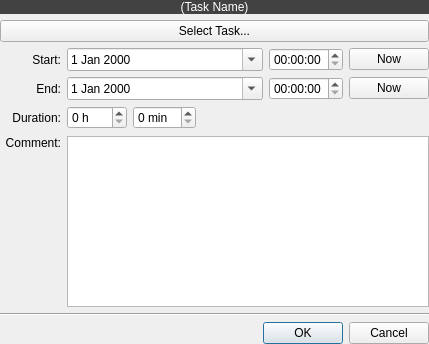
<ui version="4.0" >
 <class>EventEditor</class>
 <widget class="QDialog" name="EventEditor" >
  <property name="geometry" >
   <rect>
    <x>0</x>
    <y>0</y>
    <width>429</width>
    <height>344</height>
   </rect>
  </property>
  <property name="windowTitle" >
   <string>Edit Event</string>
  </property>
  <layout class="QGridLayout" name="gridLayout" >
   <property name="margin" >
    <number>0</number>
   </property>
   <item row="0" column="0" colspan="6" >
    <layout class="QHBoxLayout" name="horizontalLayout_8" >
     <item>
      <widget class="QLabel" name="labelTaskName" >
       <property name="sizePolicy" >
        <sizepolicy vsizetype="Preferred" hsizetype="MinimumExpanding" >
         <horstretch>0</horstretch>
         <verstretch>1</verstretch>
        </sizepolicy>
       </property>
       <property name="palette" >
        <palette>
         <active>
          <colorrole role="WindowText" >
           <brush brushstyle="SolidPattern" >
            <color alpha="255" >
             <red>255</red>
             <green>255</green>
             <blue>255</blue>
            </color>
           </brush>
          </colorrole>
          <colorrole role="Button" >
           <brush brushstyle="SolidPattern" >
            <color alpha="255" >
             <red>66</red>
             <green>66</green>
             <blue>66</blue>
            </color>
           </brush>
          </colorrole>
          <colorrole role="Light" >
           <brush brushstyle="SolidPattern" >
            <color alpha="255" >
             <red>99</red>
             <green>99</green>
             <blue>99</blue>
            </color>
           </brush>
          </colorrole>
          <colorrole role="Midlight" >
           <brush brushstyle="SolidPattern" >
            <color alpha="255" >
             <red>82</red>
             <green>82</green>
             <blue>82</blue>
            </color>
           </brush>
          </colorrole>
          <colorrole role="Dark" >
           <brush brushstyle="SolidPattern" >
            <color alpha="255" >
             <red>33</red>
             <green>33</green>
             <blue>33</blue>
            </color>
           </brush>
          </colorrole>
          <colorrole role="Mid" >
           <brush brushstyle="SolidPattern" >
            <color alpha="255" >
             <red>44</red>
             <green>44</green>
             <blue>44</blue>
            </color>
           </brush>
          </colorrole>
          <colorrole role="Text" >
           <brush brushstyle="SolidPattern" >
            <color alpha="255" >
             <red>255</red>
             <green>255</green>
             <blue>255</blue>
            </color>
           </brush>
          </colorrole>
          <colorrole role="BrightText" >
           <brush brushstyle="SolidPattern" >
            <color alpha="255" >
             <red>255</red>
             <green>255</green>
             <blue>255</blue>
            </color>
           </brush>
          </colorrole>
          <colorrole role="ButtonText" >
           <brush brushstyle="SolidPattern" >
            <color alpha="255" >
             <red>255</red>
             <green>255</green>
             <blue>255</blue>
            </color>
           </brush>
          </colorrole>
          <colorrole role="Base" >
           <brush brushstyle="SolidPattern" >
            <color alpha="255" >
             <red>0</red>
             <green>0</green>
             <blue>0</blue>
            </color>
           </brush>
          </colorrole>
          <colorrole role="Window" >
           <brush brushstyle="SolidPattern" >
            <color alpha="255" >
             <red>66</red>
             <green>66</green>
             <blue>66</blue>
            </color>
           </brush>
          </colorrole>
          <colorrole role="Shadow" >
           <brush brushstyle="SolidPattern" >
            <color alpha="255" >
             <red>0</red>
             <green>0</green>
             <blue>0</blue>
            </color>
           </brush>
          </colorrole>
          <colorrole role="AlternateBase" >
           <brush brushstyle="SolidPattern" >
            <color alpha="255" >
             <red>33</red>
             <green>33</green>
             <blue>33</blue>
            </color>
           </brush>
          </colorrole>
          <colorrole role="ToolTipBase" >
           <brush brushstyle="SolidPattern" >
            <color alpha="255" >
             <red>255</red>
             <green>255</green>
             <blue>220</blue>
            </color>
           </brush>
          </colorrole>
          <colorrole role="ToolTipText" >
           <brush brushstyle="SolidPattern" >
            <color alpha="255" >
             <red>0</red>
             <green>0</green>
             <blue>0</blue>
            </color>
           </brush>
          </colorrole>
         </active>
         <inactive>
          <colorrole role="WindowText" >
           <brush brushstyle="SolidPattern" >
            <color alpha="255" >
             <red>255</red>
             <green>255</green>
             <blue>255</blue>
            </color>
           </brush>
          </colorrole>
          <colorrole role="Button" >
           <brush brushstyle="SolidPattern" >
            <color alpha="255" >
             <red>66</red>
             <green>66</green>
             <blue>66</blue>
            </color>
           </brush>
          </colorrole>
          <colorrole role="Light" >
           <brush brushstyle="SolidPattern" >
            <color alpha="255" >
             <red>99</red>
             <green>99</green>
             <blue>99</blue>
            </color>
           </brush>
          </colorrole>
          <colorrole role="Midlight" >
           <brush brushstyle="SolidPattern" >
            <color alpha="255" >
             <red>82</red>
             <green>82</green>
             <blue>82</blue>
            </color>
           </brush>
          </colorrole>
          <colorrole role="Dark" >
           <brush brushstyle="SolidPattern" >
            <color alpha="255" >
             <red>33</red>
             <green>33</green>
             <blue>33</blue>
            </color>
           </brush>
          </colorrole>
          <colorrole role="Mid" >
           <brush brushstyle="SolidPattern" >
            <color alpha="255" >
             <red>44</red>
             <green>44</green>
             <blue>44</blue>
            </color>
           </brush>
          </colorrole>
          <colorrole role="Text" >
           <brush brushstyle="SolidPattern" >
            <color alpha="255" >
             <red>255</red>
             <green>255</green>
             <blue>255</blue>
            </color>
           </brush>
          </colorrole>
          <colorrole role="BrightText" >
           <brush brushstyle="SolidPattern" >
            <color alpha="255" >
             <red>255</red>
             <green>255</green>
             <blue>255</blue>
            </color>
           </brush>
          </colorrole>
          <colorrole role="ButtonText" >
           <brush brushstyle="SolidPattern" >
            <color alpha="255" >
             <red>255</red>
             <green>255</green>
             <blue>255</blue>
            </color>
           </brush>
          </colorrole>
          <colorrole role="Base" >
           <brush brushstyle="SolidPattern" >
            <color alpha="255" >
             <red>0</red>
             <green>0</green>
             <blue>0</blue>
            </color>
           </brush>
          </colorrole>
          <colorrole role="Window" >
           <brush brushstyle="SolidPattern" >
            <color alpha="255" >
             <red>66</red>
             <green>66</green>
             <blue>66</blue>
            </color>
           </brush>
          </colorrole>
          <colorrole role="Shadow" >
           <brush brushstyle="SolidPattern" >
            <color alpha="255" >
             <red>0</red>
             <green>0</green>
             <blue>0</blue>
            </color>
           </brush>
          </colorrole>
          <colorrole role="AlternateBase" >
           <brush brushstyle="SolidPattern" >
            <color alpha="255" >
             <red>33</red>
             <green>33</green>
             <blue>33</blue>
            </color>
           </brush>
          </colorrole>
          <colorrole role="ToolTipBase" >
           <brush brushstyle="SolidPattern" >
            <color alpha="255" >
             <red>255</red>
             <green>255</green>
             <blue>220</blue>
            </color>
           </brush>
          </colorrole>
          <colorrole role="ToolTipText" >
           <brush brushstyle="SolidPattern" >
            <color alpha="255" >
             <red>0</red>
             <green>0</green>
             <blue>0</blue>
            </color>
           </brush>
          </colorrole>
         </inactive>
         <disabled>
          <colorrole role="WindowText" >
           <brush brushstyle="SolidPattern" >
            <color alpha="255" >
             <red>33</red>
             <green>33</green>
             <blue>33</blue>
            </color>
           </brush>
          </colorrole>
          <colorrole role="Button" >
           <brush brushstyle="SolidPattern" >
            <color alpha="255" >
             <red>66</red>
             <green>66</green>
             <blue>66</blue>
            </color>
           </brush>
          </colorrole>
          <colorrole role="Light" >
           <brush brushstyle="SolidPattern" >
            <color alpha="255" >
             <red>99</red>
             <green>99</green>
             <blue>99</blue>
            </color>
           </brush>
          </colorrole>
          <colorrole role="Midlight" >
           <brush brushstyle="SolidPattern" >
            <color alpha="255" >
             <red>82</red>
             <green>82</green>
             <blue>82</blue>
            </color>
           </brush>
          </colorrole>
          <colorrole role="Dark" >
           <brush brushstyle="SolidPattern" >
            <color alpha="255" >
             <red>33</red>
             <green>33</green>
             <blue>33</blue>
            </color>
           </brush>
          </colorrole>
          <colorrole role="Mid" >
           <brush brushstyle="SolidPattern" >
            <color alpha="255" >
             <red>44</red>
             <green>44</green>
             <blue>44</blue>
            </color>
           </brush>
          </colorrole>
          <colorrole role="Text" >
           <brush brushstyle="SolidPattern" >
            <color alpha="255" >
             <red>33</red>
             <green>33</green>
             <blue>33</blue>
            </color>
           </brush>
          </colorrole>
          <colorrole role="BrightText" >
           <brush brushstyle="SolidPattern" >
            <color alpha="255" >
             <red>255</red>
             <green>255</green>
             <blue>255</blue>
            </color>
           </brush>
          </colorrole>
          <colorrole role="ButtonText" >
           <brush brushstyle="SolidPattern" >
            <color alpha="255" >
             <red>33</red>
             <green>33</green>
             <blue>33</blue>
            </color>
           </brush>
          </colorrole>
          <colorrole role="Base" >
           <brush brushstyle="SolidPattern" >
            <color alpha="255" >
             <red>66</red>
             <green>66</green>
             <blue>66</blue>
            </color>
           </brush>
          </colorrole>
          <colorrole role="Window" >
           <brush brushstyle="SolidPattern" >
            <color alpha="255" >
             <red>66</red>
             <green>66</green>
             <blue>66</blue>
            </color>
           </brush>
          </colorrole>
          <colorrole role="Shadow" >
           <brush brushstyle="SolidPattern" >
            <color alpha="255" >
             <red>0</red>
             <green>0</green>
             <blue>0</blue>
            </color>
           </brush>
          </colorrole>
          <colorrole role="AlternateBase" >
           <brush brushstyle="SolidPattern" >
            <color alpha="255" >
             <red>66</red>
             <green>66</green>
             <blue>66</blue>
            </color>
           </brush>
          </colorrole>
          <colorrole role="ToolTipBase" >
           <brush brushstyle="SolidPattern" >
            <color alpha="255" >
             <red>255</red>
             <green>255</green>
             <blue>220</blue>
            </color>
           </brush>
          </colorrole>
          <colorrole role="ToolTipText" >
           <brush brushstyle="SolidPattern" >
            <color alpha="255" >
             <red>0</red>
             <green>0</green>
             <blue>0</blue>
            </color>
           </brush>
          </colorrole>
         </disabled>
        </palette>
       </property>
       <property name="autoFillBackground" >
        <bool>true</bool>
       </property>
       <property name="text" >
        <string>(Task Name)</string>
       </property>
       <property name="alignment" >
        <set>Qt::AlignCenter</set>
       </property>
       <property name="wordWrap" >
        <bool>true</bool>
       </property>
       <property name="margin" >
        <number>12</number>
       </property>
       <property name="buddy" >
        <cstring>pushButtonSelectTask</cstring>
       </property>
      </widget>
     </item>
    </layout>
   </item>
   <item row="1" column="0" colspan="6" >
    <widget class="QPushButton" name="pushButtonSelectTask" >
     <property name="text" >
      <string>Select Task...</string>
     </property>
    </widget>
   </item>
   <item row="2" column="0" >
    <widget class="QLabel" name="label_4" >
     <property name="text" >
      <string>Start:</string>
     </property>
     <property name="alignment" >
      <set>Qt::AlignRight|Qt::AlignTrailing|Qt::AlignVCenter</set>
     </property>
     <property name="buddy" >
      <cstring>dateEditStart</cstring>
     </property>
    </widget>
   </item>
   <item row="2" column="1" colspan="3" >
    <widget class="QDateEdit" name="dateEditStart" >
     <property name="buttonSymbols" >
      <enum>QAbstractSpinBox::UpDownArrows</enum>
     </property>
     <property name="calendarPopup" >
      <bool>true</bool>
     </property>
    </widget>
   </item>
   <item row="2" column="4" >
    <widget class="QTimeEdit" name="timeEditStart" />
   </item>
   <item row="2" column="5" >
    <widget class="QPushButton" name="startToNowButton" >
     <property name="text" >
      <string>Now</string>
     </property>
    </widget>
   </item>
   <item row="3" column="0" >
    <widget class="QLabel" name="label_5" >
     <property name="text" >
      <string>End:</string>
     </property>
     <property name="alignment" >
      <set>Qt::AlignRight|Qt::AlignTrailing|Qt::AlignVCenter</set>
     </property>
     <property name="buddy" >
      <cstring>dateEditEnd</cstring>
     </property>
    </widget>
   </item>
   <item row="3" column="1" colspan="3" >
    <widget class="QDateEdit" name="dateEditEnd" >
     <property name="buttonSymbols" >
      <enum>QAbstractSpinBox::UpDownArrows</enum>
     </property>
     <property name="calendarPopup" >
      <bool>true</bool>
     </property>
    </widget>
   </item>
   <item row="3" column="4" >
    <widget class="QTimeEdit" name="timeEditEnd" />
   </item>
   <item row="3" column="5" >
    <widget class="QPushButton" name="endToNowButton" >
     <property name="text" >
      <string>Now</string>
     </property>
    </widget>
   </item>
   <item row="4" column="0" >
    <widget class="QLabel" name="label_6" >
     <property name="text" >
      <string>Duration:</string>
     </property>
     <property name="alignment" >
      <set>Qt::AlignRight|Qt::AlignTrailing|Qt::AlignVCenter</set>
     </property>
     <property name="buddy" >
      <cstring>spinBoxHours</cstring>
     </property>
    </widget>
   </item>
   <item row="4" column="1" >
    <widget class="QSpinBox" name="spinBoxHours" >
     <property name="sizePolicy" >
      <sizepolicy vsizetype="Fixed" hsizetype="Minimum" >
       <horstretch>0</horstretch>
       <verstretch>0</verstretch>
      </sizepolicy>
     </property>
     <property name="suffix" >
      <string> h</string>
     </property>
     <property name="minimum" >
      <number>0</number>
     </property>
     <property name="maximum" >
      <number>99</number>
     </property>
    </widget>
   </item>
   <item row="4" column="2" >
    <widget class="QSpinBox" name="spinBoxMinutes" >
     <property name="sizePolicy" >
      <sizepolicy vsizetype="Fixed" hsizetype="Minimum" >
       <horstretch>0</horstretch>
       <verstretch>0</verstretch>
      </sizepolicy>
     </property>
     <property name="frame" >
      <bool>true</bool>
     </property>
     <property name="suffix" >
      <string> min</string>
     </property>
     <property name="maximum" >
      <number>59</number>
     </property>
    </widget>
   </item>
   <item row="4" column="3" colspan="3" >
    <spacer name="horizontalSpacer_4" >
     <property name="orientation" >
      <enum>Qt::Horizontal</enum>
     </property>
     <property name="sizeHint" stdset="0" >
      <size>
       <width>180</width>
       <height>24</height>
      </size>
     </property>
    </spacer>
   </item>
   <item row="5" column="0" >
    <widget class="QLabel" name="label" >
     <property name="text" >
      <string>Comment:</string>
     </property>
     <property name="alignment" >
      <set>Qt::AlignRight|Qt::AlignTop|Qt::AlignTrailing</set>
     </property>
     <property name="buddy" >
      <cstring>textEditComment</cstring>
     </property>
    </widget>
   </item>
   <item row="5" column="1" colspan="5" >
    <widget class="QTextEdit" name="textEditComment" >
     <property name="sizePolicy" >
      <sizepolicy vsizetype="Expanding" hsizetype="Expanding" >
       <horstretch>0</horstretch>
       <verstretch>3</verstretch>
      </sizepolicy>
     </property>
     <property name="acceptRichText" >
      <bool>false</bool>
     </property>
    </widget>
   </item>
   <item row="6" column="0" colspan="6" >
    <widget class="Line" name="line" >
     <property name="orientation" >
      <enum>Qt::Horizontal</enum>
     </property>
    </widget>
   </item>
   <item row="7" column="0" colspan="6" >
    <widget class="QDialogButtonBox" name="buttonBox" >
     <property name="standardButtons" >
      <set>QDialogButtonBox::Cancel|QDialogButtonBox::Ok</set>
     </property>
     <property name="centerButtons" >
      <bool>false</bool>
     </property>
    </widget>
   </item>
  </layout>
 </widget>
 <tabstops>
  <tabstop>pushButtonSelectTask</tabstop>
  <tabstop>dateEditStart</tabstop>
  <tabstop>timeEditStart</tabstop>
  <tabstop>dateEditEnd</tabstop>
  <tabstop>timeEditEnd</tabstop>
  <tabstop>spinBoxHours</tabstop>
  <tabstop>spinBoxMinutes</tabstop>
  <tabstop>textEditComment</tabstop>
  <tabstop>buttonBox</tabstop>
 </tabstops>
 <resources/>
 <connections>
  <connection>
   <sender>buttonBox</sender>
   <signal>accepted()</signal>
   <receiver>EventEditor</receiver>
   <slot>accept()</slot>
   <hints>
    <hint type="sourcelabel" >
     <x>429</x>
     <y>445</y>
    </hint>
    <hint type="destinationlabel" >
     <x>391</x>
     <y>2</y>
    </hint>
   </hints>
  </connection>
  <connection>
   <sender>buttonBox</sender>
   <signal>rejected()</signal>
   <receiver>EventEditor</receiver>
   <slot>reject()</slot>
   <hints>
    <hint type="sourcelabel" >
     <x>345</x>
     <y>454</y>
    </hint>
    <hint type="destinationlabel" >
     <x>452</x>
     <y>5</y>
    </hint>
   </hints>
  </connection>
 </connections>
</ui>
